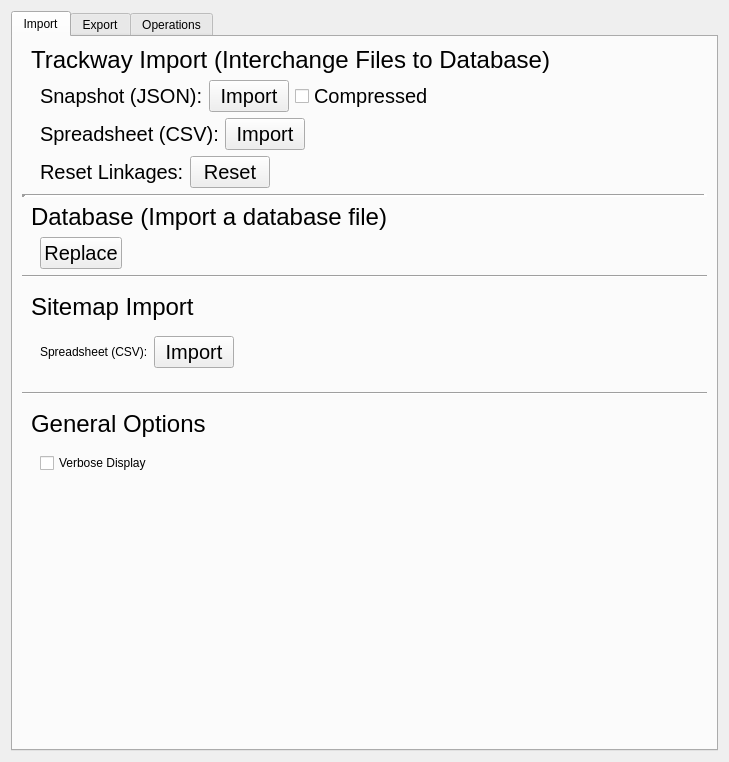
<?xml version="1.0" encoding="UTF-8"?>
<ui version="4.0">
 <class>Form</class>
 <widget class="QWidget" name="Form">
  <property name="geometry">
   <rect>
    <x>0</x>
    <y>0</y>
    <width>729</width>
    <height>762</height>
   </rect>
  </property>
  <property name="windowTitle">
   <string>Form</string>
  </property>
  <layout class="QVBoxLayout" name="verticalLayout_5">
   <item>
    <widget class="QTabWidget" name="exportTabWidget">
     <property name="currentIndex">
      <number>0</number>
     </property>
     <widget class="QWidget" name="importTabWidget">
      <attribute name="title">
       <string>Import</string>
      </attribute>
      <layout class="QVBoxLayout" name="verticalLayout_4">
       <item>
        <widget class="QWidget" name="widget_8" native="true">
         <layout class="QVBoxLayout" name="verticalLayout_2">
          <property name="topMargin">
           <number>0</number>
          </property>
          <property name="bottomMargin">
           <number>0</number>
          </property>
          <item>
           <widget class="QLabel" name="label_7">
            <property name="font">
             <font>
              <pointsize>18</pointsize>
             </font>
            </property>
            <property name="text">
             <string>Trackway Import (Interchange Files to Database)</string>
            </property>
           </widget>
          </item>
          <item>
           <widget class="QWidget" name="widget_4" native="true">
            <layout class="QHBoxLayout" name="horizontalLayout_5">
             <property name="topMargin">
              <number>0</number>
             </property>
             <property name="rightMargin">
              <number>12</number>
             </property>
             <property name="bottomMargin">
              <number>0</number>
             </property>
             <item>
              <widget class="QLabel" name="label">
               <property name="font">
                <font>
                 <pointsize>15</pointsize>
                 <weight>50</weight>
                 <bold>false</bold>
                </font>
               </property>
               <property name="text">
                <string>Snapshot (JSON):</string>
               </property>
              </widget>
             </item>
             <item>
              <widget class="QPushButton" name="importJsonBtn">
               <property name="font">
                <font>
                 <pointsize>15</pointsize>
                </font>
               </property>
               <property name="text">
                <string>Import</string>
               </property>
              </widget>
             </item>
             <item>
              <widget class="QCheckBox" name="importCompressCheck">
               <property name="font">
                <font>
                 <pointsize>15</pointsize>
                </font>
               </property>
               <property name="text">
                <string>Compressed</string>
               </property>
              </widget>
             </item>
             <item>
              <spacer name="horizontalSpacer_5">
               <property name="orientation">
                <enum>Qt::Horizontal</enum>
               </property>
               <property name="sizeHint" stdset="0">
                <size>
                 <width>40</width>
                 <height>20</height>
                </size>
               </property>
              </spacer>
             </item>
            </layout>
           </widget>
          </item>
          <item>
           <widget class="QWidget" name="widget" native="true">
            <layout class="QHBoxLayout" name="horizontalLayout">
             <property name="topMargin">
              <number>0</number>
             </property>
             <property name="bottomMargin">
              <number>0</number>
             </property>
             <item>
              <widget class="QLabel" name="label_4">
               <property name="font">
                <font>
                 <pointsize>15</pointsize>
                 <weight>50</weight>
                 <bold>false</bold>
                </font>
               </property>
               <property name="text">
                <string>Spreadsheet (CSV):</string>
               </property>
              </widget>
             </item>
             <item>
              <widget class="QPushButton" name="importCsvBtn">
               <property name="font">
                <font>
                 <pointsize>15</pointsize>
                </font>
               </property>
               <property name="text">
                <string>Import</string>
               </property>
              </widget>
             </item>
             <item>
              <spacer name="horizontalSpacer_2">
               <property name="orientation">
                <enum>Qt::Horizontal</enum>
               </property>
               <property name="sizeHint" stdset="0">
                <size>
                 <width>40</width>
                 <height>20</height>
                </size>
               </property>
              </spacer>
             </item>
            </layout>
           </widget>
          </item>
          <item>
           <widget class="QWidget" name="widget_7" native="true">
            <layout class="QHBoxLayout" name="horizontalLayout_6">
             <property name="topMargin">
              <number>0</number>
             </property>
             <property name="bottomMargin">
              <number>0</number>
             </property>
             <item>
              <widget class="QLabel" name="label_2">
               <property name="font">
                <font>
                 <pointsize>15</pointsize>
                </font>
               </property>
               <property name="text">
                <string>Reset Linkages:</string>
               </property>
              </widget>
             </item>
             <item>
              <widget class="QPushButton" name="updateLinksBtn">
               <property name="font">
                <font>
                 <pointsize>15</pointsize>
                </font>
               </property>
               <property name="text">
                <string>Reset</string>
               </property>
              </widget>
             </item>
             <item>
              <spacer name="horizontalSpacer_6">
               <property name="orientation">
                <enum>Qt::Horizontal</enum>
               </property>
               <property name="sizeHint" stdset="0">
                <size>
                 <width>446</width>
                 <height>20</height>
                </size>
               </property>
              </spacer>
             </item>
            </layout>
           </widget>
          </item>
         </layout>
        </widget>
       </item>
       <item>
        <widget class="Line" name="line_2">
         <property name="lineWidth">
          <number>4</number>
         </property>
         <property name="orientation">
          <enum>Qt::Horizontal</enum>
         </property>
        </widget>
       </item>
       <item>
        <widget class="QWidget" name="widget_9" native="true">
         <layout class="QVBoxLayout" name="verticalLayout_7">
          <property name="topMargin">
           <number>0</number>
          </property>
          <property name="bottomMargin">
           <number>0</number>
          </property>
          <item>
           <widget class="QLabel" name="label_3">
            <property name="font">
             <font>
              <pointsize>18</pointsize>
             </font>
            </property>
            <property name="text">
             <string>Database (Import a database file)</string>
            </property>
           </widget>
          </item>
          <item>
           <widget class="QWidget" name="widget_5" native="true">
            <layout class="QHBoxLayout" name="horizontalLayout_3">
             <property name="topMargin">
              <number>0</number>
             </property>
             <property name="bottomMargin">
              <number>0</number>
             </property>
             <item>
              <widget class="QPushButton" name="databaseReplaceBtn">
               <property name="font">
                <font>
                 <pointsize>15</pointsize>
                </font>
               </property>
               <property name="text">
                <string>Replace</string>
               </property>
              </widget>
             </item>
             <item>
              <spacer name="horizontalSpacer_3">
               <property name="orientation">
                <enum>Qt::Horizontal</enum>
               </property>
               <property name="sizeHint" stdset="0">
                <size>
                 <width>40</width>
                 <height>20</height>
                </size>
               </property>
              </spacer>
             </item>
            </layout>
           </widget>
          </item>
         </layout>
        </widget>
       </item>
       <item>
        <widget class="Line" name="line">
         <property name="orientation">
          <enum>Qt::Horizontal</enum>
         </property>
        </widget>
       </item>
       <item>
        <widget class="QWidget" name="widget_10" native="true">
         <layout class="QVBoxLayout" name="verticalLayout_12">
          <item>
           <widget class="QLabel" name="label_12">
            <property name="font">
             <font>
              <pointsize>18</pointsize>
             </font>
            </property>
            <property name="text">
             <string>Sitemap Import</string>
            </property>
           </widget>
          </item>
          <item>
           <widget class="QWidget" name="widget_17" native="true">
            <layout class="QHBoxLayout" name="horizontalLayout_10">
             <item>
              <widget class="QLabel" name="label_14">
               <property name="text">
                <string>Spreadsheet (CSV):</string>
               </property>
              </widget>
             </item>
             <item>
              <widget class="QPushButton" name="sitemapImportBtn">
               <property name="font">
                <font>
                 <pointsize>15</pointsize>
                </font>
               </property>
               <property name="text">
                <string>Import</string>
               </property>
              </widget>
             </item>
             <item>
              <spacer name="horizontalSpacer">
               <property name="orientation">
                <enum>Qt::Horizontal</enum>
               </property>
               <property name="sizeHint" stdset="0">
                <size>
                 <width>390</width>
                 <height>20</height>
                </size>
               </property>
              </spacer>
             </item>
            </layout>
           </widget>
          </item>
         </layout>
        </widget>
       </item>
       <item>
        <widget class="Line" name="line_4">
         <property name="orientation">
          <enum>Qt::Horizontal</enum>
         </property>
        </widget>
       </item>
       <item>
        <widget class="QWidget" name="widget_12" native="true">
         <layout class="QVBoxLayout" name="verticalLayout_3">
          <item>
           <widget class="QLabel" name="label_6">
            <property name="font">
             <font>
              <pointsize>18</pointsize>
             </font>
            </property>
            <property name="text">
             <string>General Options</string>
            </property>
           </widget>
          </item>
          <item>
           <widget class="QWidget" name="widget_11" native="true">
            <layout class="QHBoxLayout" name="horizontalLayout_7">
             <item>
              <widget class="QCheckBox" name="verboseDisplayCheck">
               <property name="text">
                <string>Verbose Display</string>
               </property>
              </widget>
             </item>
             <item>
              <spacer name="horizontalSpacer_7">
               <property name="orientation">
                <enum>Qt::Horizontal</enum>
               </property>
               <property name="sizeHint" stdset="0">
                <size>
                 <width>490</width>
                 <height>20</height>
                </size>
               </property>
              </spacer>
             </item>
            </layout>
           </widget>
          </item>
         </layout>
        </widget>
       </item>
       <item>
        <spacer name="verticalSpacer_2">
         <property name="orientation">
          <enum>Qt::Vertical</enum>
         </property>
         <property name="sizeType">
          <enum>QSizePolicy::Expanding</enum>
         </property>
         <property name="sizeHint" stdset="0">
          <size>
           <width>20</width>
           <height>102</height>
          </size>
         </property>
        </spacer>
       </item>
      </layout>
     </widget>
     <widget class="QWidget" name="tab">
      <attribute name="title">
       <string>Export</string>
      </attribute>
      <layout class="QVBoxLayout" name="verticalLayout_6">
       <item>
        <widget class="QWidget" name="widget_3" native="true">
         <layout class="QVBoxLayout" name="verticalLayout_11">
          <item>
           <widget class="QWidget" name="widget_6" native="true">
            <layout class="QHBoxLayout" name="horizontalLayout_4">
             <item>
              <widget class="QLabel" name="label_5">
               <property name="font">
                <font>
                 <pointsize>24</pointsize>
                </font>
               </property>
               <property name="text">
                <string>JSON Interchange Export</string>
               </property>
              </widget>
             </item>
             <item>
              <spacer name="horizontalSpacer_4">
               <property name="orientation">
                <enum>Qt::Horizontal</enum>
               </property>
               <property name="sizeHint" stdset="0">
                <size>
                 <width>231</width>
                 <height>20</height>
                </size>
               </property>
              </spacer>
             </item>
             <item>
              <widget class="QPushButton" name="exportBtn">
               <property name="font">
                <font>
                 <pointsize>18</pointsize>
                </font>
               </property>
               <property name="text">
                <string>Export</string>
               </property>
              </widget>
             </item>
            </layout>
           </widget>
          </item>
          <item>
           <widget class="QWidget" name="widget_16" native="true">
            <layout class="QHBoxLayout" name="horizontalLayout_8">
             <item>
              <widget class="QWidget" name="widget_13" native="true">
               <layout class="QVBoxLayout" name="verticalLayout">
                <item>
                 <widget class="QCheckBox" name="exportDiffCheck">
                  <property name="font">
                   <font>
                    <pointsize>18</pointsize>
                   </font>
                  </property>
                  <property name="text">
                   <string>Difference</string>
                  </property>
                 </widget>
                </item>
                <item>
                 <widget class="QLabel" name="label_8">
                  <property name="font">
                   <font>
                    <pointsize>10</pointsize>
                   </font>
                  </property>
                  <property name="text">
                   <string>Only export changes made since the last synchronization.</string>
                  </property>
                  <property name="wordWrap">
                   <bool>true</bool>
                  </property>
                  <property name="indent">
                   <number>-1</number>
                  </property>
                 </widget>
                </item>
               </layout>
              </widget>
             </item>
             <item>
              <widget class="QWidget" name="widget_14" native="true">
               <layout class="QVBoxLayout" name="verticalLayout_8">
                <item>
                 <widget class="QCheckBox" name="exportCompressCheck">
                  <property name="font">
                   <font>
                    <pointsize>18</pointsize>
                   </font>
                  </property>
                  <property name="text">
                   <string>Compressed</string>
                  </property>
                 </widget>
                </item>
                <item>
                 <widget class="QLabel" name="label_9">
                  <property name="font">
                   <font>
                    <pointsize>10</pointsize>
                   </font>
                  </property>
                  <property name="text">
                   <string>Use GZip compression when exporting the file to save disk space.</string>
                  </property>
                  <property name="wordWrap">
                   <bool>true</bool>
                  </property>
                  <property name="indent">
                   <number>-1</number>
                  </property>
                 </widget>
                </item>
               </layout>
              </widget>
             </item>
             <item>
              <widget class="QWidget" name="widget_15" native="true">
               <layout class="QVBoxLayout" name="verticalLayout_10">
                <item>
                 <widget class="QCheckBox" name="exportPrettyCheck">
                  <property name="font">
                   <font>
                    <pointsize>18</pointsize>
                   </font>
                  </property>
                  <property name="text">
                   <string>Formatted</string>
                  </property>
                 </widget>
                </item>
                <item>
                 <widget class="QLabel" name="label_10">
                  <property name="font">
                   <font>
                    <pointsize>10</pointsize>
                   </font>
                  </property>
                  <property name="text">
                   <string>Format the output with line breaks and whitespace for human-readable display.</string>
                  </property>
                  <property name="wordWrap">
                   <bool>true</bool>
                  </property>
                  <property name="indent">
                   <number>-1</number>
                  </property>
                 </widget>
                </item>
               </layout>
              </widget>
             </item>
             <item>
              <spacer name="horizontalSpacer_9">
               <property name="orientation">
                <enum>Qt::Horizontal</enum>
               </property>
               <property name="sizeHint" stdset="0">
                <size>
                 <width>40</width>
                 <height>20</height>
                </size>
               </property>
              </spacer>
             </item>
            </layout>
           </widget>
          </item>
         </layout>
        </widget>
       </item>
       <item>
        <widget class="Line" name="line_3">
         <property name="orientation">
          <enum>Qt::Horizontal</enum>
         </property>
        </widget>
       </item>
       <item>
        <widget class="QWidget" name="widget_18" native="true">
         <layout class="QHBoxLayout" name="horizontalLayout_9">
          <item>
           <widget class="QLabel" name="label_11">
            <property name="font">
             <font>
              <pointsize>24</pointsize>
             </font>
            </property>
            <property name="text">
             <string>VDB Export</string>
            </property>
           </widget>
          </item>
          <item>
           <spacer name="horizontalSpacer_8">
            <property name="orientation">
             <enum>Qt::Horizontal</enum>
            </property>
            <property name="sizeHint" stdset="0">
             <size>
              <width>231</width>
              <height>20</height>
             </size>
            </property>
           </spacer>
          </item>
          <item>
           <widget class="QPushButton" name="vdbExportBtn">
            <property name="font">
             <font>
              <pointsize>18</pointsize>
             </font>
            </property>
            <property name="text">
             <string>Export</string>
            </property>
           </widget>
          </item>
         </layout>
        </widget>
       </item>
       <item>
        <spacer name="verticalSpacer">
         <property name="orientation">
          <enum>Qt::Vertical</enum>
         </property>
         <property name="sizeHint" stdset="0">
          <size>
           <width>20</width>
           <height>392</height>
          </size>
         </property>
        </spacer>
       </item>
      </layout>
     </widget>
     <widget class="QWidget" name="tab_2">
      <attribute name="title">
       <string>Operations</string>
      </attribute>
      <layout class="QVBoxLayout" name="verticalLayout_9">
       <item>
        <widget class="QWidget" name="widget_2" native="true">
         <layout class="QHBoxLayout" name="horizontalLayout_2">
          <item>
           <widget class="QPushButton" name="mergeBtn">
            <property name="font">
             <font>
              <pointsize>18</pointsize>
             </font>
            </property>
            <property name="text">
             <string>Merge</string>
            </property>
           </widget>
          </item>
          <item>
           <widget class="QLabel" name="label_13">
            <property name="sizePolicy">
             <sizepolicy hsizetype="MinimumExpanding" vsizetype="Preferred">
              <horstretch>0</horstretch>
              <verstretch>0</verstretch>
             </sizepolicy>
            </property>
            <property name="text">
             <string>Synchronize the track database with its storage counterpart.</string>
            </property>
            <property name="wordWrap">
             <bool>true</bool>
            </property>
           </widget>
          </item>
         </layout>
        </widget>
       </item>
       <item>
        <spacer name="verticalSpacer_3">
         <property name="orientation">
          <enum>Qt::Vertical</enum>
         </property>
         <property name="sizeHint" stdset="0">
          <size>
           <width>20</width>
           <height>612</height>
          </size>
         </property>
        </spacer>
       </item>
      </layout>
     </widget>
    </widget>
   </item>
  </layout>
 </widget>
 <resources/>
 <connections/>
</ui>
